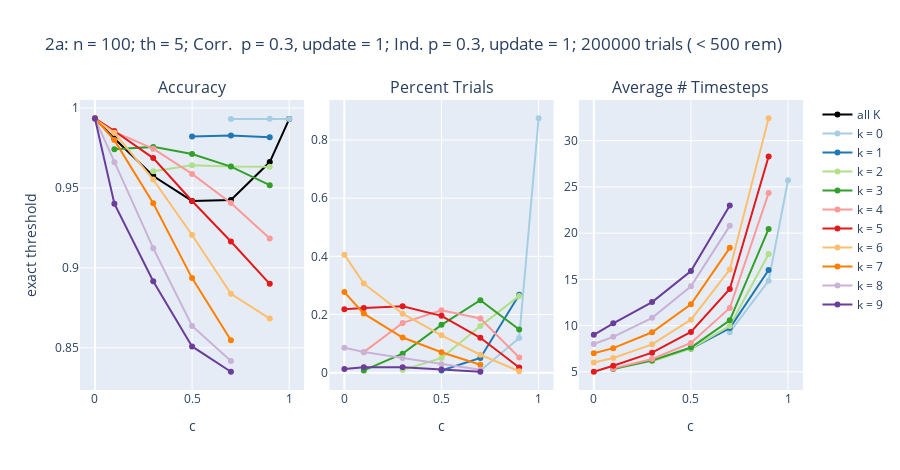
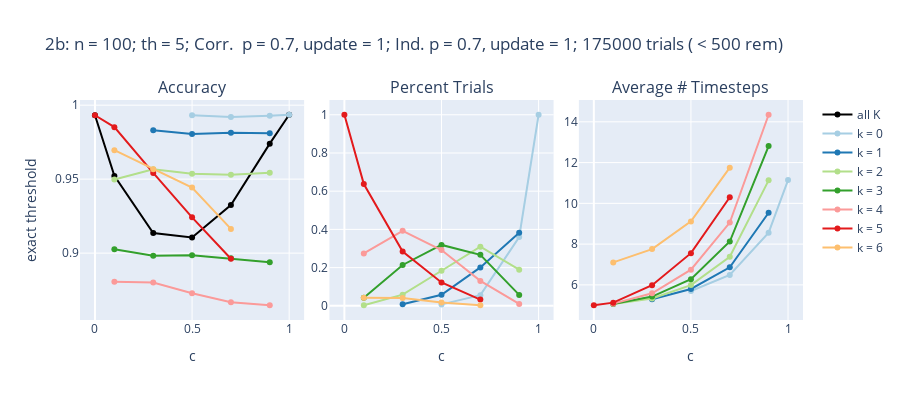
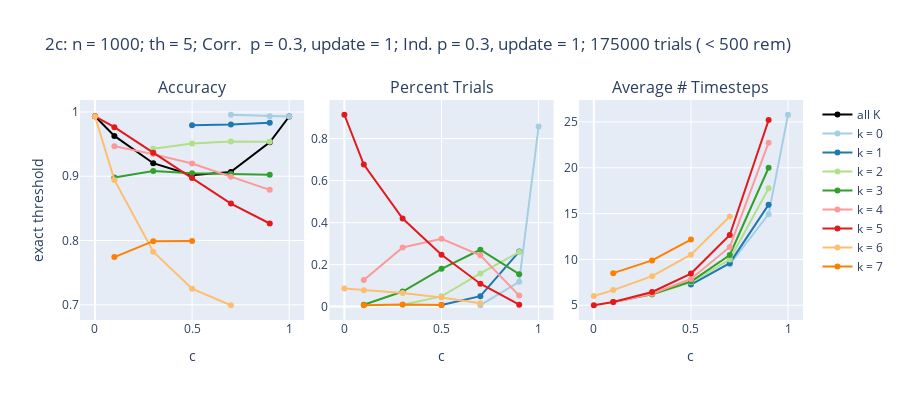
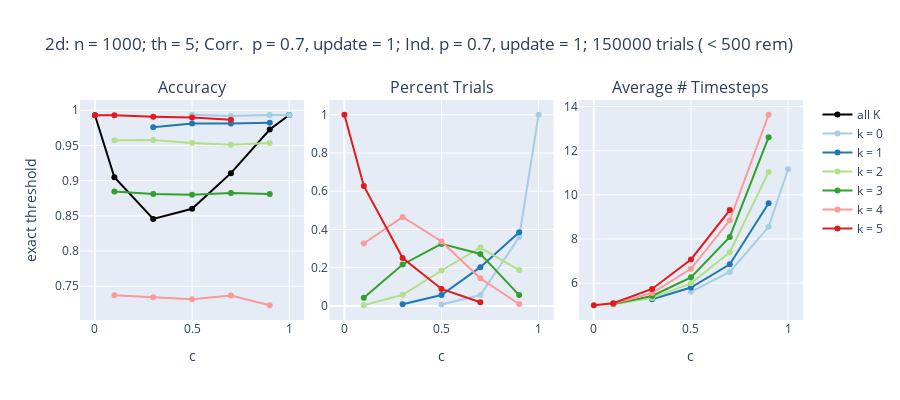

These figures' notebook cell, in order:
### Markdown cell above
# 2) For the original case (update size = 1 for both correlated and independent observations), compare effects of n, p on the behavior of k for odd threshold = 5.

Graph list:
- 2a: n = 100, p = .3
- 2b: n = 100, p = .7

Note about graphs 2a, 2b: for small p = .3, accuracy decreases with number of ind. observations (k) and with c. But for larger p = .7, this relationship does not entirely hold: the few cases with larger and smaller numbers of indepdentent observations (k >= 5, k <= 2 ) have better accuracy than those with middling values of k (k = 3, 4)

- 2c: n = 1000, p = .3
- 2d: n = 1000, p = .7

Note about graphs 2c, 2d: In 2c, even for the smaller value of p, we see suggestions of the same trend that we were observing in 2b, with our low point being k = 6; however, with so few data points is difficult to be certain. In 2d, we see similar behavior to 2b with the lower accuracies belonging again to k = 3, 4. 

Question: Why is there a change in behavior with respect to k when moving to larger values of n and p?

### Code cell
n = 100; th = 5; mc = 1; m1c = 1; pc = .3; p1c = .3  ; tK = 10; which = ['exact']
cls = getcolors(sns.color_palette('Paired',tK))
plotKsplit(n,th, mc, m1c , pc, pc, topK=tK, colors = cls, which = which, remove = rm, 
           graphNum = "2a", heightAdd = 1.35)
pc = .7
plotKsplit(n,th, mc, m1c , pc, pc, topK=tK, colors = cls, which = which, remove = rm, 
           graphNum = "2b", heightAdd = 1)

n = 1000; pc = .3
plotKsplit(n,th, mc, m1c , pc, pc, topK=tK, colors = cls, which = which, remove = rm, 
           graphNum = "2c", heightAdd = 1)
pc = .7
plotKsplit(n,th, mc, m1c , pc, pc, topK=tK, colors = cls, which = which, remove = rm, 
           graphNum = "2d", heightAdd = 1)

### Figure 1 — Plotly figure (JSON) as saved in the notebook; plotly's stock layout.template omitted (floating-point values rounded to 4 significant figures)
{"data": [{"line": {"color": "black"}, "name": "all K", "type": "scatter", "x": [0, 0.1, 0.3, 0.5, 0.7, 0.9, 1], "xaxis": "x", "y": [0.9934, 0.9809, 0.9574, 0.9419, 0.9425, 0.9662, 0.9931], "yaxis": "y"}, {"line": {"color": "rgb(166.0, 206.0, 227.0)"}, "name": "k = 0", "type": "scatter", "x": [0.7, 0.9, 1], "xaxis": "x", "y": [0.9931, 0.9933, 0.9931], "yaxis": "y"}, {"hovertext": ["1310", "23793", "175000"], "line": {"color": "rgb(166.0, 206.0, 227.0)"}, "name": "k = 0", "showlegend": false, "type": "scatter", "x": [0.7, 0.9, 1], "xaxis": "x2", "y": [0.00655, 0.119, 0.875], "yaxis": "y2"}, {"line": {"color": "rgb(166.0, 206.0, 227.0)"}, "name": "k = 0", "showlegend": false, "type": "scatter", "x": [0.7, 0.9, 1], "xaxis": "x3", "y": [9.287, 14.84, 25.73], "yaxis": "y3"}, {"line": {"color": "rgb(31.0, 120.0, 180.0)"}, "name": "k = 1", "type": "scatter", "x": [0.5, 0.7, 0.9], "xaxis": "x", "y": [0.9822, 0.9827, 0.9817], "yaxis": "y"}, {"hovertext": ["1459", "10080", "53633"], "line": {"color": "rgb(31.0, 120.0, 180.0)"}, "name": "k = 1", "showlegend": false, "type": "scatter", "x": [0.5, 0.7, 0.9], "xaxis": "x2", "y": [0.0073, 0.0504, 0.2682], "yaxis": "y2"}, {"line": {"color": "rgb(31.0, 120.0, 180.0)"}, "name": "k = 1", "showlegend": false, "type": "scatter", "x": [0.5, 0.7, 0.9], "xaxis": "x3", "y": [7.493, 9.721, 16.02], "yaxis": "y3"}, {"line": {"color": "rgb(178.0, 223.0, 138.0)"}, "name": "k = 2", "type": "scatter", "x": [0.3, 0.5, 0.7, 0.9], "xaxis": "x", "y": [0.9604, 0.9642, 0.9634, 0.9633], "yaxis": "y"}, {"hovertext": ["1743", "10033", "32021", "52801"], "line": {"color": "rgb(178.0, 223.0, 138.0)"}, "name": "k = 2", "showlegend": false, "type": "scatter", "x": [0.3, 0.5, 0.7, 0.9], "xaxis": "x2", "y": [0.00872, 0.05017, 0.1601, 0.264], "yaxis": "y2"}, {"line": {"color": "rgb(178.0, 223.0, 138.0)"}, "name": "k = 2", "showlegend": false, "type": "scatter", "x": [0.3, 0.5, 0.7, 0.9], "xaxis": "x3", "y": [6.123, 7.501, 9.955, 17.74], "yaxis": "y3"}, {"line": {"color": "rgb(51.0, 160.0, 44.0)"}, "name": "k = 3", "type": "scatter", "x": [0.1, 0.3, 0.5, 0.7, 0.9], "xaxis": "x", "y": [0.9742, 0.9757, 0.9712, 0.9633, 0.9517], "yaxis": "y"}, {"hovertext": ["1549", "13042", "32863", "49844", "29640"], "line": {"color": "rgb(51.0, 160.0, 44.0)"}, "name": "k = 3", "showlegend": false, "type": "scatter", "x": [0.1, 0.3, 0.5, 0.7, 0.9], "xaxis": "x2", "y": [0.00775, 0.06521, 0.1643, 0.2492, 0.1482], "yaxis": "y2"}, {"line": {"color": "rgb(51.0, 160.0, 44.0)"}, "name": "k = 3", "showlegend": false, "type": "scatter", "x": [0.1, 0.3, 0.5, 0.7, 0.9], "xaxis": "x3", "y": [5.302, 6.225, 7.617, 10.57, 20.45], "yaxis": "y3"}, {"line": {"color": "rgb(251.0, 154.0, 153.0)"}, "name": "k = 4", "type": "scatter", "x": [0.1, 0.3, 0.5, 0.7, 0.9], "xaxis": "x", "y": [0.9851, 0.9746, 0.9588, 0.9406, 0.9184], "yaxis": "y"}, {"hovertext": ["14081", "34202", "42895", "37263", "10368"], "line": {"color": "rgb(251.0, 154.0, 153.0)"}, "name": "k = 4", "showlegend": false, "type": "scatter", "x": [0.1, 0.3, 0.5, 0.7, 0.9], "xaxis": "x2", "y": [0.0704, 0.171, 0.2145, 0.1863, 0.05184], "yaxis": "y2"}, {"line": {"color": "rgb(251.0, 154.0, 153.0)"}, "name": "k = 4", "showlegend": false, "type": "scatter", "x": [0.1, 0.3, 0.5, 0.7, 0.9], "xaxis": "x3", "y": [5.365, 6.378, 8.113, 11.9, 24.33], "yaxis": "y3"}, {"line": {"color": "rgb(227.0, 26.0, 28.0)"}, "name": "k = 5", "type": "scatter", "x": [0, 0.1, 0.3, 0.5, 0.7, 0.9], "xaxis": "x", "y": [0.9936, 0.9856, 0.9687, 0.9418, 0.9165, 0.89], "yaxis": "y"}, {"hovertext": ["43653", "44544", "45622", "39050", "23947", "3527"], "line": {"color": "rgb(227.0, 26.0, 28.0)"}, "name": "k = 5", "showlegend": false, "type": "scatter", "x": [0, 0.1, 0.3, 0.5, 0.7, 0.9], "xaxis": "x2", "y": [0.2183, 0.2227, 0.2281, 0.1953, 0.1197, 0.01764], "yaxis": "y2"}, {"line": {"color": "rgb(227.0, 26.0, 28.0)"}, "name": "k = 5", "showlegend": false, "type": "scatter", "x": [0, 0.1, 0.3, 0.5, 0.7, 0.9], "xaxis": "x3", "y": [5, 5.644, 7.065, 9.313, 13.95, 28.29], "yaxis": "y3"}, {"line": {"color": "rgb(253.0, 191.0, 111.0)"}, "name": "k = 6", "type": "scatter", "x": [0, 0.1, 0.3, 0.5, 0.7, 0.9], "xaxis": "x", "y": [0.9931, 0.9845, 0.9552, 0.9206, 0.8837, 0.8683], "yaxis": "y"}, {"hovertext": ["81168", "61340", "40555", "25630", "12325", "964"], "line": {"color": "rgb(253.0, 191.0, 111.0)"}, "name": "k = 6", "showlegend": false, "type": "scatter", "x": [0, 0.1, 0.3, 0.5, 0.7, 0.9], "xaxis": "x2", "y": [0.4058, 0.3067, 0.2028, 0.1281, 0.06162, 0.00482], "yaxis": "y2"}, {"line": {"color": "rgb(253.0, 191.0, 111.0)"}, "name": "k = 6", "showlegend": false, "type": "scatter", "x": [0, 0.1, 0.3, 0.5, 0.7, 0.9], "xaxis": "x3", "y": [6, 6.487, 7.964, 10.63, 16.06, 32.43], "yaxis": "y3"}, {"line": {"color": "rgb(255.0, 127.0, 0.0)"}, "name": "k = 7", "type": "scatter", "x": [0, 0.1, 0.3, 0.5, 0.7], "xaxis": "x", "y": [0.9936, 0.9799, 0.9404, 0.8936, 0.8547], "yaxis": "y"}, {"hovertext": ["55426", "40609", "24179", "14029", "5418"], "line": {"color": "rgb(255.0, 127.0, 0.0)"}, "name": "k = 7", "showlegend": false, "type": "scatter", "x": [0, 0.1, 0.3, 0.5, 0.7], "xaxis": "x2", "y": [0.2771, 0.2031, 0.1209, 0.07014, 0.02709], "yaxis": "y2"}, {"line": {"color": "rgb(255.0, 127.0, 0.0)"}, "name": "k = 7", "showlegend": false, "type": "scatter", "x": [0, 0.1, 0.3, 0.5, 0.7], "xaxis": "x3", "y": [7, 7.552, 9.273, 12.29, 18.41], "yaxis": "y3"}, {"line": {"color": "rgb(202.0, 178.0, 214.0)"}, "name": "k = 8", "type": "scatter", "x": [0, 0.1, 0.3, 0.5, 0.7], "xaxis": "x", "y": [0.9933, 0.9661, 0.9123, 0.8637, 0.8417], "yaxis": "y"}, {"hovertext": ["17119", "14139", "10035", "5839", "1983"], "line": {"color": "rgb(202.0, 178.0, 214.0)"}, "name": "k = 8", "showlegend": false, "type": "scatter", "x": [0, 0.1, 0.3, 0.5, 0.7], "xaxis": "x2", "y": [0.0856, 0.07069, 0.05017, 0.02919, 0.00992], "yaxis": "y2"}, {"line": {"color": "rgb(202.0, 178.0, 214.0)"}, "name": "k = 8", "showlegend": false, "type": "scatter", "x": [0, 0.1, 0.3, 0.5, 0.7], "xaxis": "x3", "y": [8, 8.778, 10.83, 14.24, 20.79], "yaxis": "y3"}, {"line": {"color": "rgb(106.0, 61.0, 154.0)"}, "name": "k = 9", "type": "scatter", "x": [0, 0.1, 0.3, 0.5, 0.7], "xaxis": "x", "y": [0.9934, 0.9401, 0.8916, 0.8508, 0.835], "yaxis": "y"}, {"hovertext": ["2428", "3674", "3718", "2219", "606"], "line": {"color": "rgb(106.0, 61.0, 154.0)"}, "name": "k = 9", "showlegend": false, "type": "scatter", "x": [0, 0.1, 0.3, 0.5, 0.7], "xaxis": "x2", "y": [0.01214, 0.01837, 0.01859, 0.0111, 0.00303], "yaxis": "y2"}, {"line": {"color": "rgb(106.0, 61.0, 154.0)"}, "name": "k = 9", "showlegend": false, "type": "scatter", "x": [0, 0.1, 0.3, 0.5, 0.7], "xaxis": "x3", "y": [9, 10.24, 12.54, 15.9, 22.99], "yaxis": "y3"}], "layout": {"annotations": [{"font": {"size": 16}, "showarrow": false, "text": "Accuracy", "x": 0.155, "xanchor": "center", "xref": "paper", "y": 1, "yanchor": "bottom", "yref": "paper"}, {"font": {"size": 16}, "showarrow": false, "text": "Percent Trials", "x": 0.5, "xanchor": "center", "xref": "paper", "y": 1, "yanchor": "bottom", "yref": "paper"}, {"font": {"size": 16}, "showarrow": false, "text": "Average # Timesteps", "x": 0.845, "xanchor": "center", "xref": "paper", "y": 1, "yanchor": "bottom", "yref": "paper"}], "height": 470, "hovermode": "x unified", "title": {"text": "2a: n = 100; th = 5; Corr.  p = 0.3, update = 1; Ind. p = 0.3, update = 1; 200000 trials ( < 500 rem)"}, "xaxis": {"anchor": "y", "domain": [0, 0.31], "title": {"text": "c"}}, "xaxis2": {"anchor": "y2", "domain": [0.345, 0.655], "title": {"text": "c"}}, "xaxis3": {"anchor": "y3", "domain": [0.69, 1], "title": {"text": "c"}}, "yaxis": {"anchor": "x", "domain": [0, 1], "title": {"text": "exact threshold"}}, "yaxis2": {"anchor": "x2", "domain": [0, 1]}, "yaxis3": {"anchor": "x3", "domain": [0, 1]}}}

### Figure 2 — Plotly figure (JSON) as saved in the notebook; plotly's stock layout.template omitted (floating-point values rounded to 4 significant figures)
{"data": [{"line": {"color": "black"}, "name": "all K", "type": "scatter", "x": [0, 0.1, 0.3, 0.5, 0.7, 0.9, 1], "xaxis": "x", "y": [0.9932, 0.9522, 0.9136, 0.9106, 0.9326, 0.974, 0.9935], "yaxis": "y"}, {"line": {"color": "rgb(166.0, 206.0, 227.0)"}, "name": "k = 0", "type": "scatter", "x": [0.5, 0.7, 0.9, 1], "xaxis": "x", "y": [0.9932, 0.992, 0.9929, 0.9935], "yaxis": "y"}, {"hovertext": ["1317", "9798", "63017", "175000"], "line": {"color": "rgb(166.0, 206.0, 227.0)"}, "name": "k = 0", "showlegend": false, "type": "scatter", "x": [0.5, 0.7, 0.9, 1], "xaxis": "x2", "y": [0.00753, 0.05599, 0.3601, 1], "yaxis": "y2"}, {"line": {"color": "rgb(166.0, 206.0, 227.0)"}, "name": "k = 0", "showlegend": false, "type": "scatter", "x": [0.5, 0.7, 0.9, 1], "xaxis": "x3", "y": [5.699, 6.487, 8.559, 11.14], "yaxis": "y3"}, {"line": {"color": "rgb(31.0, 120.0, 180.0)"}, "name": "k = 1", "type": "scatter", "x": [0.3, 0.5, 0.7, 0.9], "xaxis": "x", "y": [0.9831, 0.9805, 0.9814, 0.9809], "yaxis": "y"}, {"hovertext": ["1421", "10168", "35214", "66968"], "line": {"color": "rgb(31.0, 120.0, 180.0)"}, "name": "k = 1", "showlegend": false, "type": "scatter", "x": [0.3, 0.5, 0.7, 0.9], "xaxis": "x2", "y": [0.00812, 0.0581, 0.2012, 0.3827], "yaxis": "y2"}, {"line": {"color": "rgb(31.0, 120.0, 180.0)"}, "name": "k = 1", "showlegend": false, "type": "scatter", "x": [0.3, 0.5, 0.7, 0.9], "xaxis": "x3", "y": [5.291, 5.799, 6.864, 9.539], "yaxis": "y3"}, {"line": {"color": "rgb(178.0, 223.0, 138.0)"}, "name": "k = 2", "type": "scatter", "x": [0.1, 0.3, 0.5, 0.7, 0.9], "xaxis": "x", "y": [0.9498, 0.9567, 0.9536, 0.953, 0.9543], "yaxis": "y"}, {"hovertext": ["538", "10242", "32137", "54114", "33096"], "line": {"color": "rgb(178.0, 223.0, 138.0)"}, "name": "k = 2", "showlegend": false, "type": "scatter", "x": [0.1, 0.3, 0.5, 0.7, 0.9], "xaxis": "x2", "y": [0.00307, 0.05853, 0.1836, 0.3092, 0.1891], "yaxis": "y2"}, {"line": {"color": "rgb(178.0, 223.0, 138.0)"}, "name": "k = 2", "showlegend": false, "type": "scatter", "x": [0.1, 0.3, 0.5, 0.7, 0.9], "xaxis": "x3", "y": [5.059, 5.334, 5.989, 7.378, 11.13], "yaxis": "y3"}, {"line": {"color": "rgb(51.0, 160.0, 44.0)"}, "name": "k = 3", "type": "scatter", "x": [0.1, 0.3, 0.5, 0.7, 0.9], "xaxis": "x", "y": [0.9026, 0.8983, 0.8985, 0.8965, 0.8939], "yaxis": "y"}, {"hovertext": ["7380", "37431", "55779", "46716", "10029"], "line": {"color": "rgb(51.0, 160.0, 44.0)"}, "name": "k = 3", "showlegend": false, "type": "scatter", "x": [0.1, 0.3, 0.5, 0.7, 0.9], "xaxis": "x2", "y": [0.04217, 0.2139, 0.3187, 0.267, 0.05731], "yaxis": "y2"}, {"line": {"color": "rgb(51.0, 160.0, 44.0)"}, "name": "k = 3", "showlegend": false, "type": "scatter", "x": [0.1, 0.3, 0.5, 0.7, 0.9], "xaxis": "x3", "y": [5.057, 5.425, 6.28, 8.127, 12.81], "yaxis": "y3"}, {"line": {"color": "rgb(251.0, 154.0, 153.0)"}, "name": "k = 4", "type": "scatter", "x": [0.1, 0.3, 0.5, 0.7, 0.9], "xaxis": "x", "y": [0.8806, 0.8802, 0.8729, 0.8668, 0.8648], "yaxis": "y"}, {"hovertext": ["47976", "68725", "51057", "22849", "1723"], "line": {"color": "rgb(251.0, 154.0, 153.0)"}, "name": "k = 4", "showlegend": false, "type": "scatter", "x": [0.1, 0.3, 0.5, 0.7, 0.9], "xaxis": "x2", "y": [0.2742, 0.3927, 0.2918, 0.1306, 0.00985], "yaxis": "y2"}, {"line": {"color": "rgb(251.0, 154.0, 153.0)"}, "name": "k = 4", "showlegend": false, "type": "scatter", "x": [0.1, 0.3, 0.5, 0.7, 0.9], "xaxis": "x3", "y": [5.079, 5.589, 6.746, 9.058, 14.35], "yaxis": "y3"}, {"line": {"color": "rgb(227.0, 26.0, 28.0)"}, "name": "k = 5", "type": "scatter", "x": [0, 0.1, 0.3, 0.5, 0.7], "xaxis": "x", "y": [0.9932, 0.9852, 0.9542, 0.9242, 0.8962], "yaxis": "y"}, {"hovertext": ["175000", "111504", "49780", "21376", "5712"], "line": {"color": "rgb(227.0, 26.0, 28.0)"}, "name": "k = 5", "showlegend": false, "type": "scatter", "x": [0, 0.1, 0.3, 0.5, 0.7], "xaxis": "x2", "y": [1, 0.6372, 0.2845, 0.1221, 0.03264], "yaxis": "y2"}, {"line": {"color": "rgb(227.0, 26.0, 28.0)"}, "name": "k = 5", "showlegend": false, "type": "scatter", "x": [0, 0.1, 0.3, 0.5, 0.7], "xaxis": "x3", "y": [5, 5.128, 5.981, 7.555, 10.3], "yaxis": "y3"}, {"line": {"color": "rgb(253.0, 191.0, 111.0)"}, "name": "k = 6", "type": "scatter", "x": [0.1, 0.3, 0.5, 0.7], "xaxis": "x", "y": [0.9696, 0.9567, 0.9444, 0.9164], "yaxis": "y"}, {"hovertext": ["7493", "7138", "3056", "574"], "line": {"color": "rgb(253.0, 191.0, 111.0)"}, "name": "k = 6", "showlegend": false, "type": "scatter", "x": [0.1, 0.3, 0.5, 0.7], "xaxis": "x2", "y": [0.04282, 0.04079, 0.01746, 0.00328], "yaxis": "y2"}, {"line": {"color": "rgb(253.0, 191.0, 111.0)"}, "name": "k = 6", "showlegend": false, "type": "scatter", "x": [0.1, 0.3, 0.5, 0.7], "xaxis": "x3", "y": [7.102, 7.754, 9.115, 11.75], "yaxis": "y3"}, {"line": {"color": "rgb(255.0, 127.0, 0.0)"}, "name": "k = 7", "type": "scatter", "x": [], "xaxis": "x", "y": [], "yaxis": "y"}, {"hovertext": [], "line": {"color": "rgb(255.0, 127.0, 0.0)"}, "name": "k = 7", "showlegend": false, "type": "scatter", "x": [], "xaxis": "x2", "y": [], "yaxis": "y2"}, {"line": {"color": "rgb(255.0, 127.0, 0.0)"}, "name": "k = 7", "showlegend": false, "type": "scatter", "x": [], "xaxis": "x3", "y": [], "yaxis": "y3"}, {"line": {"color": "rgb(202.0, 178.0, 214.0)"}, "name": "k = 8", "type": "scatter", "x": [], "xaxis": "x", "y": [], "yaxis": "y"}, {"hovertext": [], "line": {"color": "rgb(202.0, 178.0, 214.0)"}, "name": "k = 8", "showlegend": false, "type": "scatter", "x": [], "xaxis": "x2", "y": [], "yaxis": "y2"}, {"line": {"color": "rgb(202.0, 178.0, 214.0)"}, "name": "k = 8", "showlegend": false, "type": "scatter", "x": [], "xaxis": "x3", "y": [], "yaxis": "y3"}, {"line": {"color": "rgb(106.0, 61.0, 154.0)"}, "name": "k = 9", "type": "scatter", "x": [], "xaxis": "x", "y": [], "yaxis": "y"}, {"hovertext": [], "line": {"color": "rgb(106.0, 61.0, 154.0)"}, "name": "k = 9", "showlegend": false, "type": "scatter", "x": [], "xaxis": "x2", "y": [], "yaxis": "y2"}, {"line": {"color": "rgb(106.0, 61.0, 154.0)"}, "name": "k = 9", "showlegend": false, "type": "scatter", "x": [], "xaxis": "x3", "y": [], "yaxis": "y3"}], "layout": {"annotations": [{"font": {"size": 16}, "showarrow": false, "text": "Accuracy", "x": 0.155, "xanchor": "center", "xref": "paper", "y": 1, "yanchor": "bottom", "yref": "paper"}, {"font": {"size": 16}, "showarrow": false, "text": "Percent Trials", "x": 0.5, "xanchor": "center", "xref": "paper", "y": 1, "yanchor": "bottom", "yref": "paper"}, {"font": {"size": 16}, "showarrow": false, "text": "Average # Timesteps", "x": 0.845, "xanchor": "center", "xref": "paper", "y": 1, "yanchor": "bottom", "yref": "paper"}], "height": 400, "hovermode": "x unified", "title": {"text": "2b: n = 100; th = 5; Corr.  p = 0.7, update = 1; Ind. p = 0.7, update = 1; 175000 trials ( < 500 rem)"}, "xaxis": {"anchor": "y", "domain": [0, 0.31], "title": {"text": "c"}}, "xaxis2": {"anchor": "y2", "domain": [0.345, 0.655], "title": {"text": "c"}}, "xaxis3": {"anchor": "y3", "domain": [0.69, 1], "title": {"text": "c"}}, "yaxis": {"anchor": "x", "domain": [0, 1], "title": {"text": "exact threshold"}}, "yaxis2": {"anchor": "x2", "domain": [0, 1]}, "yaxis3": {"anchor": "x3", "domain": [0, 1]}}}

### Figure 3 — Plotly figure (JSON) as saved in the notebook; plotly's stock layout.template omitted (floating-point values rounded to 4 significant figures)
{"data": [{"line": {"color": "black"}, "name": "all K", "type": "scatter", "x": [0, 0.1, 0.3, 0.5, 0.7, 0.9, 1], "xaxis": "x", "y": [0.9934, 0.9628, 0.9204, 0.9016, 0.9068, 0.953, 0.993], "yaxis": "y"}, {"line": {"color": "rgb(166.0, 206.0, 227.0)"}, "name": "k = 0", "type": "scatter", "x": [0.7, 0.9, 1], "xaxis": "x", "y": [0.9958, 0.9933, 0.993], "yaxis": "y"}, {"hovertext": ["1186", "20693", "150000"], "line": {"color": "rgb(166.0, 206.0, 227.0)"}, "name": "k = 0", "showlegend": false, "type": "scatter", "x": [0.7, 0.9, 1], "xaxis": "x2", "y": [0.00678, 0.1182, 0.8571], "yaxis": "y2"}, {"line": {"color": "rgb(166.0, 206.0, 227.0)"}, "name": "k = 0", "showlegend": false, "type": "scatter", "x": [0.7, 0.9, 1], "xaxis": "x3", "y": [9.444, 14.93, 25.78], "yaxis": "y3"}, {"line": {"color": "rgb(31.0, 120.0, 180.0)"}, "name": "k = 1", "type": "scatter", "x": [0.5, 0.7, 0.9], "xaxis": "x", "y": [0.9796, 0.9808, 0.9835], "yaxis": "y"}, {"hovertext": ["1272", "8728", "45833"], "line": {"color": "rgb(31.0, 120.0, 180.0)"}, "name": "k = 1", "showlegend": false, "type": "scatter", "x": [0.5, 0.7, 0.9], "xaxis": "x2", "y": [0.00727, 0.04987, 0.2619], "yaxis": "y2"}, {"line": {"color": "rgb(31.0, 120.0, 180.0)"}, "name": "k = 1", "showlegend": false, "type": "scatter", "x": [0.5, 0.7, 0.9], "xaxis": "x3", "y": [7.255, 9.594, 15.97], "yaxis": "y3"}, {"line": {"color": "rgb(178.0, 223.0, 138.0)"}, "name": "k = 2", "type": "scatter", "x": [0.3, 0.5, 0.7, 0.9], "xaxis": "x", "y": [0.9427, 0.9509, 0.9541, 0.9539], "yaxis": "y"}, {"hovertext": ["1502", "8533", "27681", "45490"], "line": {"color": "rgb(178.0, 223.0, 138.0)"}, "name": "k = 2", "showlegend": false, "type": "scatter", "x": [0.3, 0.5, 0.7, 0.9], "xaxis": "x2", "y": [0.00858, 0.04876, 0.1582, 0.2599], "yaxis": "y2"}, {"line": {"color": "rgb(178.0, 223.0, 138.0)"}, "name": "k = 2", "showlegend": false, "type": "scatter", "x": [0.3, 0.5, 0.7, 0.9], "xaxis": "x3", "y": [6.162, 7.506, 9.99, 17.77], "yaxis": "y3"}, {"line": {"color": "rgb(51.0, 160.0, 44.0)"}, "name": "k = 3", "type": "scatter", "x": [0.1, 0.3, 0.5, 0.7, 0.9], "xaxis": "x", "y": [0.8982, 0.9081, 0.9046, 0.9035, 0.9025], "yaxis": "y"}, {"hovertext": ["1542", "12594", "31518", "47379", "27038"], "line": {"color": "rgb(51.0, 160.0, 44.0)"}, "name": "k = 3", "showlegend": false, "type": "scatter", "x": [0.1, 0.3, 0.5, 0.7, 0.9], "xaxis": "x2", "y": [0.00881, 0.07197, 0.1801, 0.2707, 0.1545], "yaxis": "y2"}, {"line": {"color": "rgb(51.0, 160.0, 44.0)"}, "name": "k = 3", "showlegend": false, "type": "scatter", "x": [0.1, 0.3, 0.5, 0.7, 0.9], "xaxis": "x3", "y": [5.346, 6.188, 7.59, 10.48, 20.0], "yaxis": "y3"}, {"line": {"color": "rgb(251.0, 154.0, 153.0)"}, "name": "k = 4", "type": "scatter", "x": [0.1, 0.3, 0.5, 0.7, 0.9], "xaxis": "x", "y": [0.9468, 0.9345, 0.9198, 0.8993, 0.8789], "yaxis": "y"}, {"hovertext": ["22125", "49260", "56481", "42771", "9198"], "line": {"color": "rgb(251.0, 154.0, 153.0)"}, "name": "k = 4", "showlegend": false, "type": "scatter", "x": [0.1, 0.3, 0.5, 0.7, 0.9], "xaxis": "x2", "y": [0.1264, 0.2815, 0.3227, 0.2444, 0.05256], "yaxis": "y2"}, {"line": {"color": "rgb(251.0, 154.0, 153.0)"}, "name": "k = 4", "showlegend": false, "type": "scatter", "x": [0.1, 0.3, 0.5, 0.7, 0.9], "xaxis": "x3", "y": [5.332, 6.257, 7.871, 11.35, 22.74], "yaxis": "y3"}, {"line": {"color": "rgb(227.0, 26.0, 28.0)"}, "name": "k = 5", "type": "scatter", "x": [0, 0.1, 0.3, 0.5, 0.7, 0.9], "xaxis": "x", "y": [0.9934, 0.9764, 0.9367, 0.8973, 0.8575, 0.8265], "yaxis": "y"}, {"hovertext": ["159834", "118388", "73386", "43236", "19051", "1637"], "line": {"color": "rgb(227.0, 26.0, 28.0)"}, "name": "k = 5", "showlegend": false, "type": "scatter", "x": [0, 0.1, 0.3, 0.5, 0.7, 0.9], "xaxis": "x2", "y": [0.9133, 0.6765, 0.4194, 0.2471, 0.1089, 0.00935], "yaxis": "y2"}, {"line": {"color": "rgb(227.0, 26.0, 28.0)"}, "name": "k = 5", "showlegend": false, "type": "scatter", "x": [0, 0.1, 0.3, 0.5, 0.7, 0.9], "xaxis": "x3", "y": [5, 5.357, 6.448, 8.458, 12.66, 25.2], "yaxis": "y3"}, {"line": {"color": "rgb(253.0, 191.0, 111.0)"}, "name": "k = 6", "type": "scatter", "x": [0, 0.1, 0.3, 0.5, 0.7], "xaxis": "x", "y": [0.9935, 0.8944, 0.7827, 0.7251, 0.6993], "yaxis": "y"}, {"hovertext": ["15156", "13736", "11268", "7588", "2813"], "line": {"color": "rgb(253.0, 191.0, 111.0)"}, "name": "k = 6", "showlegend": false, "type": "scatter", "x": [0, 0.1, 0.3, 0.5, 0.7], "xaxis": "x2", "y": [0.08661, 0.07849, 0.06439, 0.04336, 0.01607], "yaxis": "y2"}, {"line": {"color": "rgb(253.0, 191.0, 111.0)"}, "name": "k = 6", "showlegend": false, "type": "scatter", "x": [0, 0.1, 0.3, 0.5, 0.7], "xaxis": "x3", "y": [6, 6.652, 8.174, 10.52, 14.69], "yaxis": "y3"}, {"line": {"color": "rgb(255.0, 127.0, 0.0)"}, "name": "k = 7", "type": "scatter", "x": [0.1, 0.3, 0.5], "xaxis": "x", "y": [0.7742, 0.799, 0.7992], "yaxis": "y"}, {"hovertext": ["1138", "1846", "1270"], "line": {"color": "rgb(255.0, 127.0, 0.0)"}, "name": "k = 7", "showlegend": false, "type": "scatter", "x": [0.1, 0.3, 0.5], "xaxis": "x2", "y": [0.0065, 0.01055, 0.00726], "yaxis": "y2"}, {"line": {"color": "rgb(255.0, 127.0, 0.0)"}, "name": "k = 7", "showlegend": false, "type": "scatter", "x": [0.1, 0.3, 0.5], "xaxis": "x3", "y": [8.504, 9.895, 12.16], "yaxis": "y3"}, {"line": {"color": "rgb(202.0, 178.0, 214.0)"}, "name": "k = 8", "type": "scatter", "x": [], "xaxis": "x", "y": [], "yaxis": "y"}, {"hovertext": [], "line": {"color": "rgb(202.0, 178.0, 214.0)"}, "name": "k = 8", "showlegend": false, "type": "scatter", "x": [], "xaxis": "x2", "y": [], "yaxis": "y2"}, {"line": {"color": "rgb(202.0, 178.0, 214.0)"}, "name": "k = 8", "showlegend": false, "type": "scatter", "x": [], "xaxis": "x3", "y": [], "yaxis": "y3"}, {"line": {"color": "rgb(106.0, 61.0, 154.0)"}, "name": "k = 9", "type": "scatter", "x": [], "xaxis": "x", "y": [], "yaxis": "y"}, {"hovertext": [], "line": {"color": "rgb(106.0, 61.0, 154.0)"}, "name": "k = 9", "showlegend": false, "type": "scatter", "x": [], "xaxis": "x2", "y": [], "yaxis": "y2"}, {"line": {"color": "rgb(106.0, 61.0, 154.0)"}, "name": "k = 9", "showlegend": false, "type": "scatter", "x": [], "xaxis": "x3", "y": [], "yaxis": "y3"}], "layout": {"annotations": [{"font": {"size": 16}, "showarrow": false, "text": "Accuracy", "x": 0.155, "xanchor": "center", "xref": "paper", "y": 1, "yanchor": "bottom", "yref": "paper"}, {"font": {"size": 16}, "showarrow": false, "text": "Percent Trials", "x": 0.5, "xanchor": "center", "xref": "paper", "y": 1, "yanchor": "bottom", "yref": "paper"}, {"font": {"size": 16}, "showarrow": false, "text": "Average # Timesteps", "x": 0.845, "xanchor": "center", "xref": "paper", "y": 1, "yanchor": "bottom", "yref": "paper"}], "height": 400, "hovermode": "x unified", "title": {"text": "2c: n = 1000; th = 5; Corr.  p = 0.3, update = 1; Ind. p = 0.3, update = 1; 175000 trials ( < 500 rem)"}, "xaxis": {"anchor": "y", "domain": [0, 0.31], "title": {"text": "c"}}, "xaxis2": {"anchor": "y2", "domain": [0.345, 0.655], "title": {"text": "c"}}, "xaxis3": {"anchor": "y3", "domain": [0.69, 1], "title": {"text": "c"}}, "yaxis": {"anchor": "x", "domain": [0, 1], "title": {"text": "exact threshold"}}, "yaxis2": {"anchor": "x2", "domain": [0, 1]}, "yaxis3": {"anchor": "x3", "domain": [0, 1]}}}

### Figure 4 — Plotly figure (JSON) as saved in the notebook; plotly's stock layout.template omitted (floating-point values rounded to 4 significant figures)
{"data": [{"line": {"color": "black"}, "name": "all K", "type": "scatter", "x": [0, 0.1, 0.3, 0.5, 0.7, 0.9, 1], "xaxis": "x", "y": [0.993, 0.9049, 0.8456, 0.86, 0.9107, 0.9726, 0.9932], "yaxis": "y"}, {"line": {"color": "rgb(166.0, 206.0, 227.0)"}, "name": "k = 0", "type": "scatter", "x": [0.5, 0.7, 0.9, 1], "xaxis": "x", "y": [0.9936, 0.9918, 0.9934, 0.9932], "yaxis": "y"}, {"hovertext": ["1100", "8493", "54044", "150000"], "line": {"color": "rgb(166.0, 206.0, 227.0)"}, "name": "k = 0", "showlegend": false, "type": "scatter", "x": [0.5, 0.7, 0.9, 1], "xaxis": "x2", "y": [0.00733, 0.05662, 0.3603, 1], "yaxis": "y2"}, {"line": {"color": "rgb(166.0, 206.0, 227.0)"}, "name": "k = 0", "showlegend": false, "type": "scatter", "x": [0.5, 0.7, 0.9, 1], "xaxis": "x3", "y": [5.609, 6.509, 8.553, 11.16], "yaxis": "y3"}, {"line": {"color": "rgb(31.0, 120.0, 180.0)"}, "name": "k = 1", "type": "scatter", "x": [0.3, 0.5, 0.7, 0.9], "xaxis": "x", "y": [0.976, 0.9812, 0.9811, 0.9823], "yaxis": "y"}, {"hovertext": ["1289", "8550", "30385", "57765"], "line": {"color": "rgb(31.0, 120.0, 180.0)"}, "name": "k = 1", "showlegend": false, "type": "scatter", "x": [0.3, 0.5, 0.7, 0.9], "xaxis": "x2", "y": [0.00859, 0.057, 0.2026, 0.3851], "yaxis": "y2"}, {"line": {"color": "rgb(31.0, 120.0, 180.0)"}, "name": "k = 1", "showlegend": false, "type": "scatter", "x": [0.3, 0.5, 0.7, 0.9], "xaxis": "x3", "y": [5.275, 5.801, 6.854, 9.616], "yaxis": "y3"}, {"line": {"color": "rgb(178.0, 223.0, 138.0)"}, "name": "k = 2", "type": "scatter", "x": [0.1, 0.3, 0.5, 0.7, 0.9], "xaxis": "x", "y": [0.9573, 0.9577, 0.9534, 0.9512, 0.9534], "yaxis": "y"}, {"hovertext": ["515", "8682", "27798", "45790", "28147"], "line": {"color": "rgb(178.0, 223.0, 138.0)"}, "name": "k = 2", "showlegend": false, "type": "scatter", "x": [0.1, 0.3, 0.5, 0.7, 0.9], "xaxis": "x2", "y": [0.00343, 0.05788, 0.1853, 0.3053, 0.1877], "yaxis": "y2"}, {"line": {"color": "rgb(178.0, 223.0, 138.0)"}, "name": "k = 2", "showlegend": false, "type": "scatter", "x": [0.1, 0.3, 0.5, 0.7, 0.9], "xaxis": "x3", "y": [5.029, 5.334, 5.993, 7.4, 11.04], "yaxis": "y3"}, {"line": {"color": "rgb(51.0, 160.0, 44.0)"}, "name": "k = 3", "type": "scatter", "x": [0.1, 0.3, 0.5, 0.7, 0.9], "xaxis": "x", "y": [0.8848, 0.8811, 0.8801, 0.8826, 0.8812], "yaxis": "y"}, {"hovertext": ["6317", "32514", "48659", "40799", "8503"], "line": {"color": "rgb(51.0, 160.0, 44.0)"}, "name": "k = 3", "showlegend": false, "type": "scatter", "x": [0.1, 0.3, 0.5, 0.7, 0.9], "xaxis": "x2", "y": [0.04211, 0.2168, 0.3244, 0.272, 0.05669], "yaxis": "y2"}, {"line": {"color": "rgb(51.0, 160.0, 44.0)"}, "name": "k = 3", "showlegend": false, "type": "scatter", "x": [0.1, 0.3, 0.5, 0.7, 0.9], "xaxis": "x3", "y": [5.058, 5.418, 6.263, 8.094, 12.61], "yaxis": "y3"}, {"line": {"color": "rgb(251.0, 154.0, 153.0)"}, "name": "k = 4", "type": "scatter", "x": [0.1, 0.3, 0.5, 0.7, 0.9], "xaxis": "x", "y": [0.7373, 0.7343, 0.7314, 0.7368, 0.723], "yaxis": "y"}, {"hovertext": ["48969", "69807", "50529", "21631", "1473"], "line": {"color": "rgb(251.0, 154.0, 153.0)"}, "name": "k = 4", "showlegend": false, "type": "scatter", "x": [0.1, 0.3, 0.5, 0.7, 0.9], "xaxis": "x2", "y": [0.3265, 0.4654, 0.3369, 0.1442, 0.00982], "yaxis": "y2"}, {"line": {"color": "rgb(251.0, 154.0, 153.0)"}, "name": "k = 4", "showlegend": false, "type": "scatter", "x": [0.1, 0.3, 0.5, 0.7, 0.9], "xaxis": "x3", "y": [5.074, 5.556, 6.649, 8.844, 13.63], "yaxis": "y3"}, {"line": {"color": "rgb(227.0, 26.0, 28.0)"}, "name": "k = 5", "type": "scatter", "x": [0, 0.1, 0.3, 0.5, 0.7], "xaxis": "x", "y": [0.993, 0.993, 0.9909, 0.9899, 0.9865], "yaxis": "y"}, {"hovertext": ["150000", "94120", "37595", "13335", "2899"], "line": {"color": "rgb(227.0, 26.0, 28.0)"}, "name": "k = 5", "showlegend": false, "type": "scatter", "x": [0, 0.1, 0.3, 0.5, 0.7], "xaxis": "x2", "y": [1, 0.6275, 0.2506, 0.0889, 0.01933], "yaxis": "y2"}, {"line": {"color": "rgb(227.0, 26.0, 28.0)"}, "name": "k = 5", "showlegend": false, "type": "scatter", "x": [0, 0.1, 0.3, 0.5, 0.7], "xaxis": "x3", "y": [5, 5.095, 5.739, 7.073, 9.31], "yaxis": "y3"}, {"line": {"color": "rgb(253.0, 191.0, 111.0)"}, "name": "k = 6", "type": "scatter", "x": [], "xaxis": "x", "y": [], "yaxis": "y"}, {"hovertext": [], "line": {"color": "rgb(253.0, 191.0, 111.0)"}, "name": "k = 6", "showlegend": false, "type": "scatter", "x": [], "xaxis": "x2", "y": [], "yaxis": "y2"}, {"line": {"color": "rgb(253.0, 191.0, 111.0)"}, "name": "k = 6", "showlegend": false, "type": "scatter", "x": [], "xaxis": "x3", "y": [], "yaxis": "y3"}, {"line": {"color": "rgb(255.0, 127.0, 0.0)"}, "name": "k = 7", "type": "scatter", "x": [], "xaxis": "x", "y": [], "yaxis": "y"}, {"hovertext": [], "line": {"color": "rgb(255.0, 127.0, 0.0)"}, "name": "k = 7", "showlegend": false, "type": "scatter", "x": [], "xaxis": "x2", "y": [], "yaxis": "y2"}, {"line": {"color": "rgb(255.0, 127.0, 0.0)"}, "name": "k = 7", "showlegend": false, "type": "scatter", "x": [], "xaxis": "x3", "y": [], "yaxis": "y3"}, {"line": {"color": "rgb(202.0, 178.0, 214.0)"}, "name": "k = 8", "type": "scatter", "x": [], "xaxis": "x", "y": [], "yaxis": "y"}, {"hovertext": [], "line": {"color": "rgb(202.0, 178.0, 214.0)"}, "name": "k = 8", "showlegend": false, "type": "scatter", "x": [], "xaxis": "x2", "y": [], "yaxis": "y2"}, {"line": {"color": "rgb(202.0, 178.0, 214.0)"}, "name": "k = 8", "showlegend": false, "type": "scatter", "x": [], "xaxis": "x3", "y": [], "yaxis": "y3"}, {"line": {"color": "rgb(106.0, 61.0, 154.0)"}, "name": "k = 9", "type": "scatter", "x": [], "xaxis": "x", "y": [], "yaxis": "y"}, {"hovertext": [], "line": {"color": "rgb(106.0, 61.0, 154.0)"}, "name": "k = 9", "showlegend": false, "type": "scatter", "x": [], "xaxis": "x2", "y": [], "yaxis": "y2"}, {"line": {"color": "rgb(106.0, 61.0, 154.0)"}, "name": "k = 9", "showlegend": false, "type": "scatter", "x": [], "xaxis": "x3", "y": [], "yaxis": "y3"}], "layout": {"annotations": [{"font": {"size": 16}, "showarrow": false, "text": "Accuracy", "x": 0.155, "xanchor": "center", "xref": "paper", "y": 1, "yanchor": "bottom", "yref": "paper"}, {"font": {"size": 16}, "showarrow": false, "text": "Percent Trials", "x": 0.5, "xanchor": "center", "xref": "paper", "y": 1, "yanchor": "bottom", "yref": "paper"}, {"font": {"size": 16}, "showarrow": false, "text": "Average # Timesteps", "x": 0.845, "xanchor": "center", "xref": "paper", "y": 1, "yanchor": "bottom", "yref": "paper"}], "height": 400, "hovermode": "x unified", "title": {"text": "2d: n = 1000; th = 5; Corr.  p = 0.7, update = 1; Ind. p = 0.7, update = 1; 150000 trials ( < 500 rem)"}, "xaxis": {"anchor": "y", "domain": [0, 0.31], "title": {"text": "c"}}, "xaxis2": {"anchor": "y2", "domain": [0.345, 0.655], "title": {"text": "c"}}, "xaxis3": {"anchor": "y3", "domain": [0.69, 1], "title": {"text": "c"}}, "yaxis": {"anchor": "x", "domain": [0, 1], "title": {"text": "exact threshold"}}, "yaxis2": {"anchor": "x2", "domain": [0, 1]}, "yaxis3": {"anchor": "x3", "domain": [0, 1]}}}
